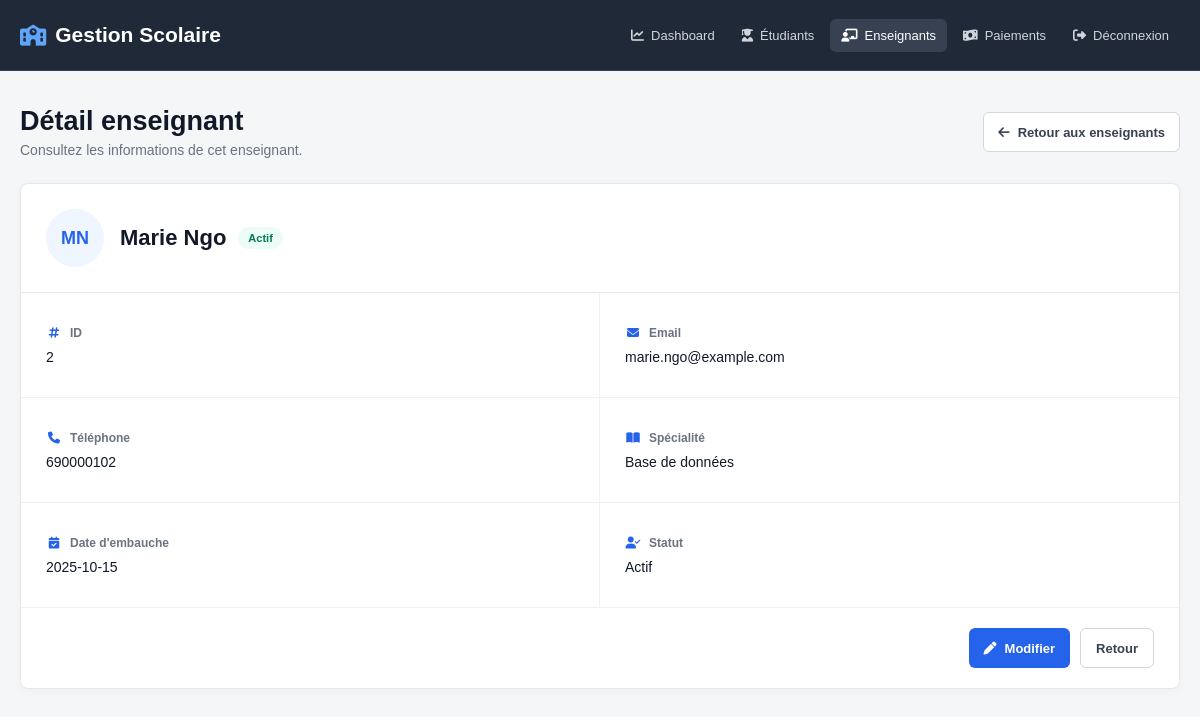
The app's page /teachers/show?id=2 (signed in) with its own data.
### tables this page shows
CREATE TABLE teachers (
    id INT UNSIGNED AUTO_INCREMENT PRIMARY KEY,
    first_name VARCHAR(100) NOT NULL,
    last_name VARCHAR(100) NOT NULL,
    email VARCHAR(150) NOT NULL UNIQUE,
    phone VARCHAR(30),
    speciality VARCHAR(150) NOT NULL,
    hire_date DATE NOT NULL,
    status VARCHAR(50) NOT NULL DEFAULT 'active',
    created_at TIMESTAMP DEFAULT CURRENT_TIMESTAMP
);

### controllers/TeacherController.php (called while the page is built, shortened)
<?php
require_once __DIR__ . '/../models/Teacher.php';
class TeacherController
{
    private Teacher $teacherModel;
    public function __construct(PDO $pdo)
    {
        $this->teacherModel = new Teacher($pdo);
    }
    public function show(): void
    {
        $id = (int) ($_GET['id'] ?? 0);
        $teacher = $this->teacherModel->findById($id);
        require_once __DIR__ . '/../views/teachers/show.php';
    }
}

### models/Teacher.php (called while the page is built, shortened)
<?php
class Teacher
{
    private PDO $pdo;
    public function __construct(PDO $pdo)
    {
        $this->pdo = $pdo;
    }
    public function findById(int $id): ?array
    {
        $stmt = $this->pdo->prepare("
            SELECT *
            FROM teachers
            WHERE id = :id
        ");
        $stmt->execute([
            'id' => $id
        ]);
        $teacher = $stmt->fetch(PDO::FETCH_ASSOC);
        return $teacher ?: null;
    }
}

### views/teachers/show.php (the view, shortened to what this page needs)
<!DOCTYPE html>
<html lang="fr">
<head>
    <link rel="stylesheet" href="/css/teacher-show.css">
    <link rel="stylesheet" href="https://cdnjs.cloudflare.com/ajax/libs/font-awesome/6.7.2/css/all.min.css">
</head>
<body>
    <header class="topbar">
        <div class="container topbar-content">
            <h1>
                <i class="fa-solid fa-school"></i>
                Gestion Scolaire
            </h1>
            <nav class="main-nav">
                <a href="/dashboard">
                    <i class="fa-solid fa-chart-line"></i>
                    Dashboard
                </a>
                <a href="/students">
                    <i class="fa-solid fa-user-graduate"></i>
                    Étudiants
                </a>
                <a href="/teachers" class="active">
                    <i class="fa-solid fa-chalkboard-user"></i>
                    Enseignants
                </a>
                <a href="/payments">
                    <i class="fa-solid fa-money-bill-wave"></i>
                    Paiements
                </a>
                <a href="/logout">
                    <i class="fa-solid fa-right-from-bracket"></i>
                    Déconnexion
                </a>
            </nav>
        </div>
    </header>
    <main class="page-content">
        <div class="container">
            <div class="page-header">
                <div>
                    <h2>Détail enseignant</h2>
                    <p>Consultez les informations de cet enseignant.</p>
                </div>
                <a href="/teachers" class="back-button">
                    <i class="fa-solid fa-arrow-left"></i>
                    Retour aux enseignants
                </a>
            </div>
            <div class="teacher-card">
                <div class="teacher-header">
                    <div class="teacher-avatar">
                        <?= strtoupper(
                            substr($teacher['first_name'], 0, 1)
                            . substr($teacher['last_name'], 0, 1)
                        ) ?>
                    </div>
                    <div class="teacher-title">
                        <h3>
                            <?= htmlspecialchars(
                                $teacher['first_name'] . ' ' . $teacher['last_name']
                            ) ?>
                        </h3>
                        <span class="status-badge status-<?= htmlspecialchars($teacher['status']) ?>">
                            <?= $teacher['status'] === 'active' ? 'Actif' : 'Inactif' ?>
                        </span>
                    </div>
                </div>
                <div class="teacher-info">
                    <div class="info-item">
                        <span class="info-label">
                            <i class="fa-solid fa-hashtag"></i>
                            ID
                        </span>
                        <strong>
                            <?= (int) $teacher['id'] ?>
                        </strong>
                    </div>
                    <div class="info-item">
                        <span class="info-label">
                            <i class="fa-solid fa-envelope"></i>
                            Email
                        </span>
                        <strong>
                            <?= htmlspecialchars($teacher['email'] ?? '') ?: 'Non renseigné' ?>
                        </strong>
                    </div>
                    <div class="info-item">
                        <span class="info-label">
                            <i class="fa-solid fa-phone"></i>
                            Téléphone
                        </span>
                        <strong>
                            <?= htmlspecialchars($teacher['phone'] ?? '') ?: 'Non renseigné' ?>
                        </strong>
                    </div>
                    <div class="info-item">
                        <span class="info-label">
                            <i class="fa-solid fa-book-open"></i>
                            Spécialité
                        </span>
                        <strong>
                            <?= htmlspecialchars($teacher['speciality'] ?? '') ?: 'Non renseignée' ?>
                        </strong>
                    </div>
                    <div class="info-item">
                        <span class="info-label">
                            <i class="fa-solid fa-calendar-check"></i>
                            Date d'embauche
                        </span>
                        <strong>
                            <?= htmlspecialchars($teacher['hire_date'] ?? '') ?: 'Non renseignée' ?>
                        </strong>
                    </div>
                    <div class="info-item">
                        <span class="info-label">
                            <i class="fa-solid fa-user-check"></i>
                            Statut
                        </span>
                        <strong>
                            <?= $teacher['status'] === 'active' ? 'Actif' : 'Inactif' ?>
                        </strong>
                    </div>
                </div>
                <div class="card-footer">
                    <a href="/teachers/edit?id=<?= (int) $teacher['id'] ?>" class="edit-button">
                        <i class="fa-solid fa-pen"></i>
                        Modifier
                    </a>
                    <a href="/teachers" class="cancel-button">
                        Retour
                    </a>
                </div>
            </div>
        </div>
    </main>
</body>
</html>

### public/css/teacher-show.css (style rules this page uses)
* { box-sizing: border-box; }
html, body { margin: 0; padding: 0; }
body { font-family: Arial, Helvetica, sans-serif; background: #f4f6f8; color: #1f2937; }
a { color: inherit; text-decoration: none; }
.container { width: min(1180px, calc(100% - 40px)); margin: 0 auto; }
.topbar { background: #1f2937; color: #ffffff; border-bottom: 1px solid #374151; }
.topbar-content { min-height: 70px; display: flex; align-items: center; justify-content: space-between; gap: 25px; }
.topbar h1 { display: flex; align-items: center; gap: 9px; margin: 0; font-size: 21px; font-weight: 600; }
.topbar h1 i { color: #60a5fa; }
.main-nav { display: flex; align-items: center; gap: 5px; }
.main-nav a { display: flex; align-items: center; gap: 7px; padding: 9px 11px; border-radius: 6px; color: #d1d5db; font-size: 13px; }
.main-nav a:hover, .main-nav a.active { background: #374151; color: #ffffff; }
.main-nav a i { font-size: 13px; }
.page-content { padding-top: 35px; padding-bottom: 50px; }
.page-header { display: flex; align-items: center; justify-content: space-between; gap: 20px; margin-bottom: 25px; }
.page-header h2 { margin: 0 0 5px; color: #111827; font-size: 27px; }
.page-header p { margin: 0; color: #6b7280; font-size: 14px; }
.back-button { min-height: 40px; display: inline-flex; align-items: center; justify-content: center; gap: 8px; padding: 9px 14px; border: 1px solid #d1d5db; border-radius: 6px; background: #ffffff; color: #374151; font-size: 13px; font-weight: 600; }
.teacher-card { background: #ffffff; border: 1px solid #e5e7eb; border-radius: 8px; box-shadow: 0 2px 8px rgba(15, 23, 42, 0.03); }
.teacher-header { display: flex; align-items: center; gap: 16px; padding: 25px; border-bottom: 1px solid #e5e7eb; }
.teacher-avatar { width: 58px; height: 58px; display: flex; align-items: center; justify-content: center; flex-shrink: 0; border-radius: 50%; background: #eff6ff; color: #2563eb; font-size: 18px; font-weight: 700; }
.teacher-title { display: flex; align-items: center; gap: 12px; flex-wrap: wrap; }
.teacher-title h3 { margin: 0; color: #111827; font-size: 22px; }
.status-badge { display: inline-flex; align-items: center; justify-content: center; padding: 5px 10px; border-radius: 20px; font-size: 11px; font-weight: 600; }
.status-active { background: #ecfdf5; color: #047857; }
.teacher-info { display: grid; grid-template-columns: repeat(2, minmax(0, 1fr)); }
.info-item { min-height: 105px; display: flex; flex-direction: column; justify-content: center; gap: 9px; padding: 20px 25px; border-bottom: 1px solid #f0f1f3; }
.info-item:nth-child(odd) { border-right: 1px solid #f0f1f3; }
.info-label { display: flex; align-items: center; gap: 8px; color: #6b7280; font-size: 12px; font-weight: 600; }
.info-label i { width: 16px; color: #2563eb; text-align: center; }
.info-item strong { color: #111827; font-size: 14px; font-weight: 500; word-break: break-word; }
.card-footer { display: flex; align-items: center; justify-content: flex-end; gap: 10px; padding: 20px 25px; }
.edit-button, .cancel-button { min-height: 40px; display: inline-flex; align-items: center; justify-content: center; gap: 8px; padding: 9px 15px; border-radius: 6px; font-family: inherit; font-size: 13px; font-weight: 600; }
.edit-button { background: #2563eb; color: #ffffff; }
.cancel-button { border: 1px solid #d1d5db; background: #ffffff; color: #374151; }

### records on screen
teachers: first_name+last_name "MN", first_name+last_name "Marie Ngo", id "2", email "marie.ngo@example.com", phone "690000102", speciality "Base de données", hire_date "2025-10-15"
